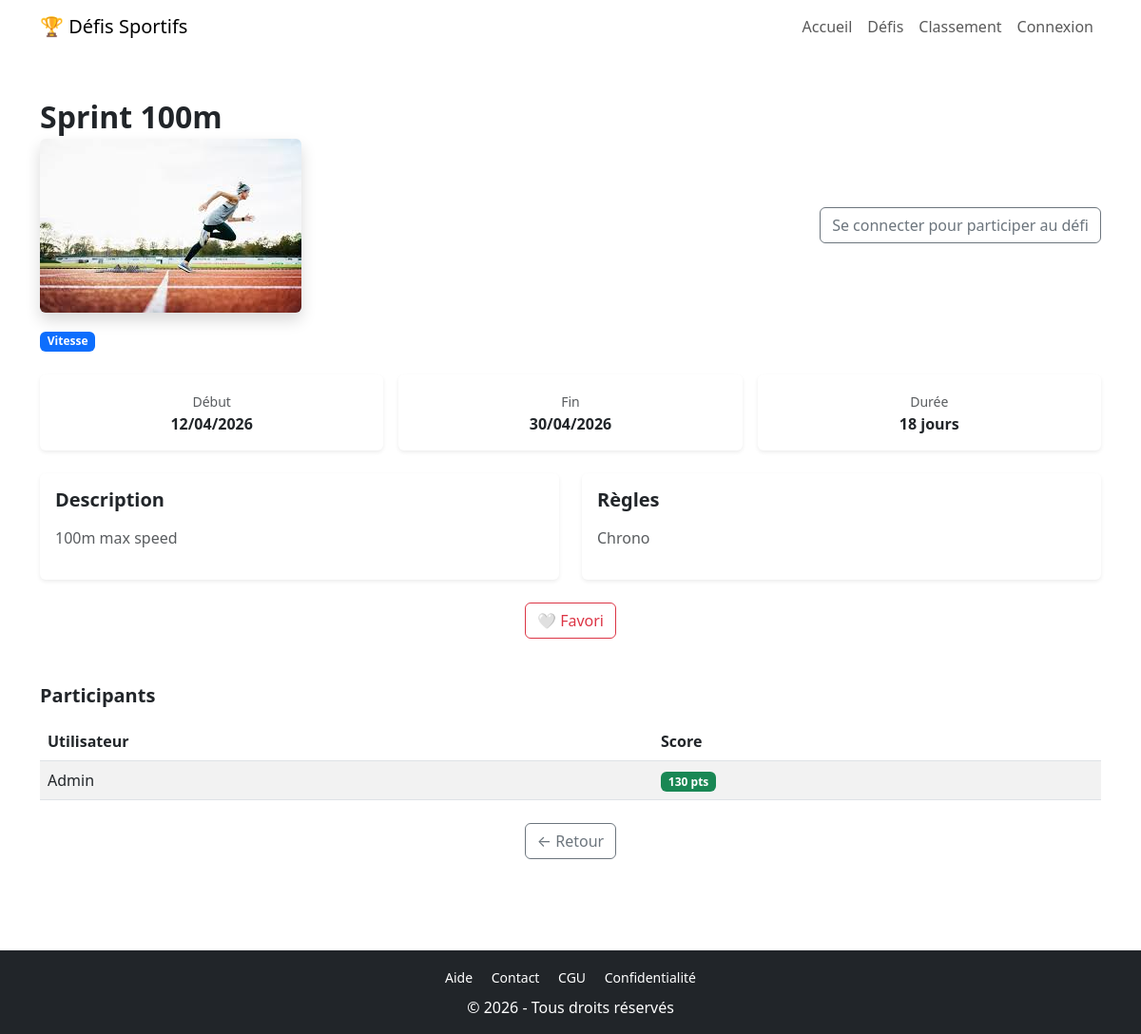
The page /pages/challenge_details.php?id=9 on the database its author committed.
### tables this page shows
CREATE TABLE challenges (
    id INT AUTO_INCREMENT PRIMARY KEY,
    title VARCHAR(100) NOT NULL,
    category VARCHAR(100),
    description TEXT,
    rules TEXT,
    start_date DATE,
    end_date DATE,
    level VARCHAR(50),
    duration VARCHAR(20),
    image VARCHAR(255),
    created_at TIMESTAMP DEFAULT CURRENT_TIMESTAMP
);

CREATE TABLE participations (
    id INT AUTO_INCREMENT PRIMARY KEY,
    user_id INT,
    challenge_id INT,
    score INT DEFAULT 0,
    proof VARCHAR(255),
    description TEXT,
    status ENUM('pending','validated') DEFAULT 'pending',
    created_at TIMESTAMP DEFAULT CURRENT_TIMESTAMP,
    FOREIGN KEY (user_id) REFERENCES users(id) ON DELETE CASCADE,
    FOREIGN KEY (challenge_id) REFERENCES challenges(id) ON DELETE CASCADE
);

CREATE TABLE users (
    id INT AUTO_INCREMENT PRIMARY KEY,
    name VARCHAR(50) NOT NULL,
    email VARCHAR(100) NOT NULL UNIQUE,
    password VARCHAR(255) NOT NULL,
    role ENUM('user','admin') DEFAULT 'user',
    created_at TIMESTAMP DEFAULT CURRENT_TIMESTAMP
);

### pages/challenge_details.php (the view, shortened to what this page needs)
<?php
include("../includes/header.php");
include("../includes/db.php");
$id = (int) $_GET['id'];
$stmt = $pdo->prepare("SELECT * FROM challenges WHERE id = ?");
$stmt->execute([$id]);
$challenge = $stmt->fetch();
$isFavorite = false;
$participation = null;
$stmtParticipants = $pdo->prepare("
    SELECT u.name, p.score
    FROM participations p
    JOIN users u ON p.user_id = u.id
    WHERE p.challenge_id = ? AND p.status = 'validated'
    ORDER BY p.score DESC
");
$stmtParticipants->execute([$id]);
$participants = $stmtParticipants->fetchAll();
?>
<div class="container my-5">
<div class="d-flex flex-column flex-md-row justify-content-between align-items-md-center mb-4">
    <div>
        <h2 class="fw-bold mb-1">
            <?= htmlspecialchars($challenge['title']) ?>
        </h2>
        <?php if (!empty($challenge['image'])): ?>
            <div class="mb-3 text-center">
                <img src="../uploads/<?= $challenge['image'] ?>"
                     class="img-fluid rounded shadow"
                     style="max-height:400px;">
            </div>
        <?php endif; ?>
        <span class="badge bg-primary">
            <?= htmlspecialchars($challenge['category']) ?>
        </span>
    </div>
    <div class="mt-3 mt-md-0">
        <?php if (!isset($_SESSION['user_id'])): ?>
            <a href="../login.php?redirect=<?= urlencode($_SERVER['REQUEST_URI']) ?>" class="btn btn-outline-secondary">Se connecter pour participer au défi</a>
        <?php elseif (!$participation): ?>
            <a href="../actions/participer.php?id=<?= $challenge['id'] ?>" class="btn btn-success">Participer</a>
        <?php endif; ?>
    </div>
</div>
<div class="row g-3 mb-4">
    <div class="col-md-4">
        <div class="card text-center border-0 shadow-sm">
            <div class="card-body">
                <small class="text-muted">Début</small>
                <p class="fw-bold mb-0"><?= date('d/m/Y', strtotime($challenge['start_date'])) ?></p>
            </div>
        </div>
    </div>
    <div class="col-md-4">
        <div class="card text-center border-0 shadow-sm">
            <div class="card-body">
                <small class="text-muted">Fin</small>
                <p class="fw-bold mb-0"><?= date('d/m/Y', strtotime($challenge['end_date'])) ?></p>
            </div>
        </div>
    </div>
    <div class="col-md-4">
        <div class="card text-center border-0 shadow-sm">
            <div class="card-body">
                <small class="text-muted">Durée</small>
                <p class="fw-bold mb-0">
                    <?= floor((strtotime($challenge['end_date']) - strtotime($challenge['start_date'])) / 86400) ?> jours
                </p>
            </div>
        </div>
    </div>
</div>
<div class="row g-4">
    <div class="col-md-6">
        <div class="card border-0 shadow-sm h-100">
            <div class="card-body">
                <h5 class="fw-bold mb-3">Description</h5>
                <p class="text-muted">
                    <?= nl2br(htmlspecialchars($challenge['description'])) ?>
                </p>
            </div>
        </div>
    </div>
    <div class="col-md-6">
        <div class="card border-0 shadow-sm h-100">
            <div class="card-body">
                <h5 class="fw-bold mb-3">Règles</h5>
                <p class="text-muted">
                    <?= nl2br(htmlspecialchars($challenge['rules'])) ?>
                </p>
            </div>
        </div>
    </div>
</div>
<div class="d-flex justify-content-center gap-2 mt-4">
    <a href="../actions/favorite.php?id=<?= $challenge['id'] ?>"
       class="btn <?= $isFavorite ? 'btn-danger' : 'btn-outline-danger' ?>">
        <?= $isFavorite ? '❤️ Retirer' : '🤍 Favori' ?>
    </a>
</div>
<div class="mt-5">
    <h5 class="fw-bold mb-3">Participants</h5>
    <table class="table table-striped align-middle">
        <thead>
            <tr><th>Utilisateur</th><th>Score</th></tr>
        </thead>
        <tbody>
            <?php if (count($participants) > 0): ?>
                <?php foreach ($participants as $p): ?>
                <tr>
                    <td><?= htmlspecialchars($p['name']) ?></td>
                    <td><span class="badge bg-success"><?= $p['score'] ?> pts</span></td>
                </tr>
                <?php endforeach; ?>
            <?php else: ?>
                <tr><td colspan="2" class="text-center">Aucun participant validé pour l'instant</td></tr>
            <?php endif; ?>
        </tbody>
    </table>
</div>
<div class="text-center mt-4">
    <a href="../defis.php" class="btn btn-outline-secondary">
        ← Retour
    </a>
</div>
</div>
<?php include("../includes/footer.php"); ?>

### rows shown on the page
challenges: title "Sprint 100m", image (picture), category "Vitesse", start_date "12/04/2026", end_date "30/04/2026", end_date+start_date "18", description "100m max speed", rules "Chrono"
participations: user.name "Admin", score "130"
